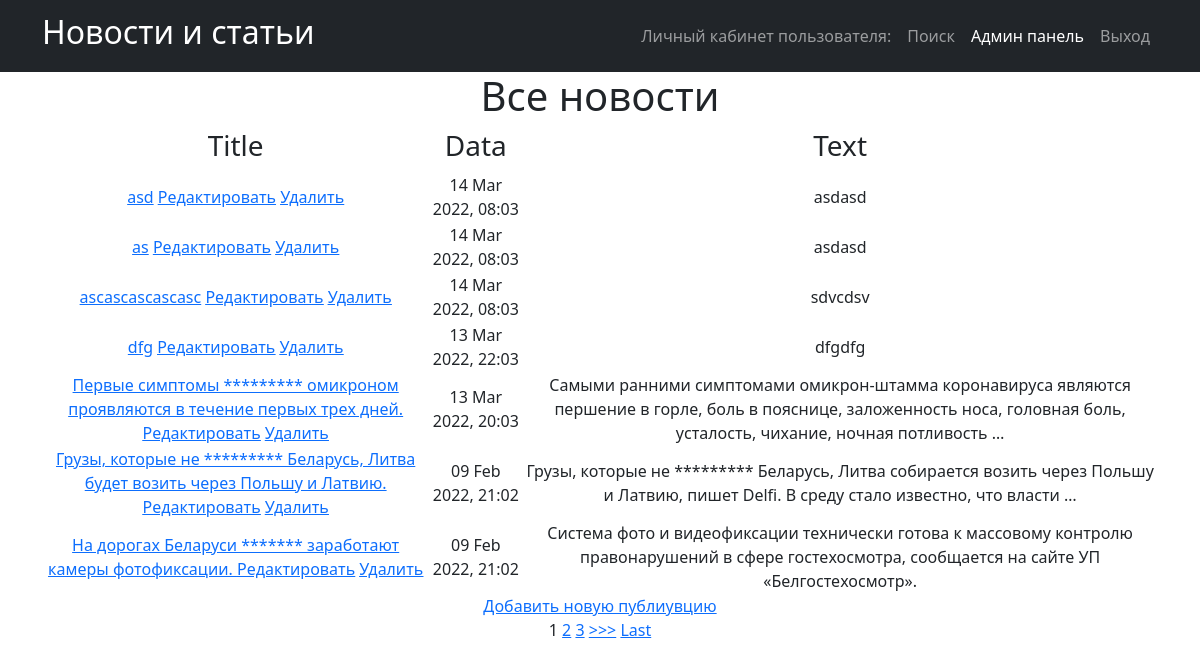
Before: /news/ with the older database file.
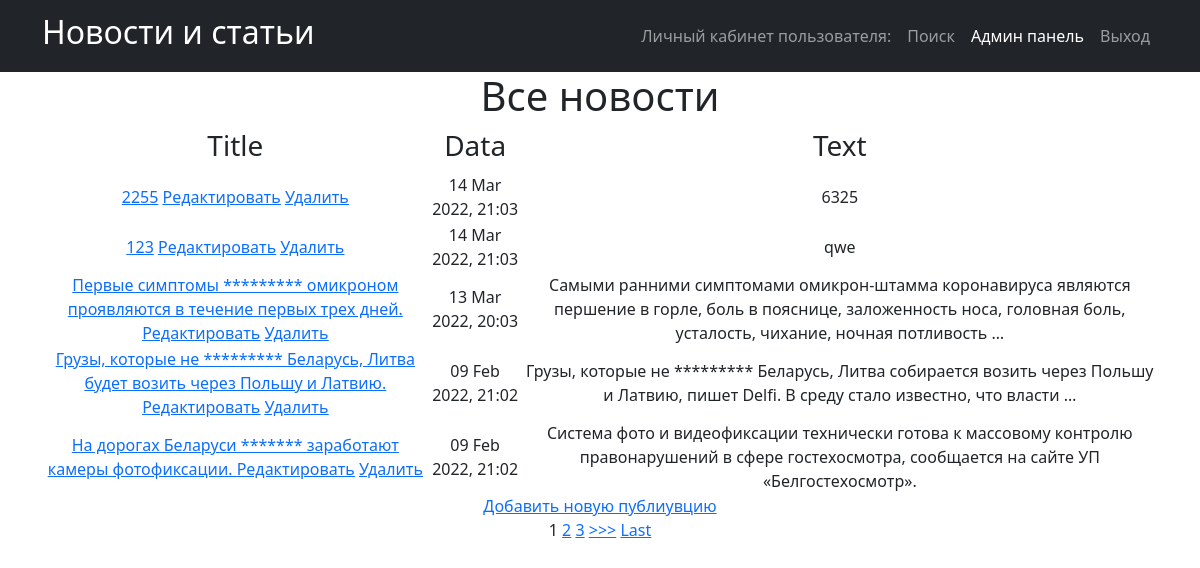
After: the same page with the newer database file.
### news_portal/models.py (models this page shows, shortened)
class Post(models.Model):
    PostAuthor = models.ForeignKey(Author, on_delete=models.CASCADE)
    NEWS = 'NW'
    ARTICLE = 'AR'
    CATEGORIES = [
        ('NW', 'Новость'),
        ('AR', 'Статья')
    ]
    categoryType = models.CharField(max_length=2, choices=CATEGORIES)
    pubData = models.DateTimeField('дата добавления', auto_now_add=True)
    postCategory = models.ManyToManyField(Category, through='postCategory')
    postTitle = models.CharField('название публикации', max_length=255)
    postText = models.TextField('текст публикации')
    postRating = models.SmallIntegerField('рейтинг публикации', default=0)

### news_portal/views.py (the view, shortened to what this page needs)
# urls.py: path('', PostList.as_view()),
class PostList(ListView):
    model = Post
    template_name = 'news.html'
    context_object_name = 'news'
    queryset = Post.objects.order_by('-id')
    paginate_by = 1
    form_class = PostForm
    def get_context_data(self, **kwargs):
        context = super().get_context_data(**kwargs)
        context['filter'] = News_filter(self.request.GET, queryset=self.get_queryset())
        return context

### news_portal/templatetags/censor.py (called while the page is built)
@register.filter(name='censor')
def censor(value):
    text = value.split()
    for word in text:
        if word.lower() in CENSOR:
            value = value.replace(word, '*' * len(word))
    return value

### templates/news.html (shortened to what this page needs)
{% extends 'flatpages/default.html' %}
{% load censor %}
{% block content %}
<h1>Все новости</h1>
    {% if news %}
    <table>
        <tr>
            <td>
                <h3>Title</h3>
            </td>
            <td>
                <h3>Data</h3>
            </td>
            <td>
                <h3>Text</h3>
            </td>
            </tr>
            {% for new in filter.qs %}
            <tr>
            <td>
               <a href="{% url 'post_detail' new.id %}">{{ new.postTitle|censor }}</a>
                <a href="{% url 'post_update' new.id %}"><u>Редактировать</u></a>
                  <a href="{% url 'post_delete' new.id %}"><u> Удалить </u></a>
            </td>
            <td>
                {{ new.pubData|date:'d M Y, H:m' }}
            </td>
            <td>
                {{ new.postText|truncatewords:20|censor }}
            </td>
        </tr>
        {% endfor %}
    </table>
<a href="{% url 'post_create' %}">Добавить новую публиувцию</a> <br>
{% if is_paginated %}
    {% for num in page_obj.paginator.page_range %}
        {% if page_obj.number == num %}
            <a>{{ num }}</a>
        {% elif num > page_obj.number|add:'-3' and num < page_obj.number|add:'3' %}
            <a href="?page={{ num }}">{{ num }}</a>
        {% endif %}
    {% endfor %}
    {% if page_obj.has_next %}
        <a href="?page={{ page_obj.next_page_number }}">>>></a>
        <a href="?page={{ page_obj.paginator.num_pages }}">Last</a>
    {% endif %}
{% endif %}
    {% else %}
    <h2> Новостей нет! </h2>
    {% endif%}
{% endblock content %}

### templates/flatpages/default.html (shortened to what this page needs)
<!DOCTYPE html>
<html lang="en">
    <head>
        {% load static %}
        <link href="{% static 'css/styles.css' %}" rel="stylesheet" />
    </head>
    <body>
        <nav class="navbar navbar-expand-lg navbar-dark bg-dark">
            <div class="container">
                <a class="navbar-brand" href=/news/><h2>Новости и статьи</h2></a>
                <div class="collapse navbar-collapse" id="navbarSupportedContent">
                    <ul class="navbar-nav ms-auto mb-2 mb-lg-0">
                        <li class="nav-item"><a class="nav-link" href=http://127.0.0.1:8000>Личный кабинет пользователя: {{request.user.username}}</a></li>
                        <li class="nav-item"><a class="nav-link" href=/news/search/>Поиск</a></li>
                        <li class="nav-item"><a class="nav-link active" aria-current="page" href=/admin/>Админ панель</a></li>
                        <li class="nav-item"><a class="nav-link" href=/sign/logout/>Выход</a></li>
                            </ul>
                </div>
            </div>
        </nav>
        <div class="container">
           <div class="row">
               <div class="col-lg-12 text-center">
                   {% block content %}{% endblock content %}
               </div>
           </div>
        </div>
    </body>
</html>

Changed rows visible on the page:
removed Post: postTitle|censor "asd", pubData "14 Mar 2022, 08:03", postText|censor "asdasd"
removed Post: postTitle|censor "as", pubData "14 Mar 2022, 08:03", postText|censor "asdasd"
removed Post: postTitle|censor "ascascascascasc", pubData "14 Mar 2022, 08:03", postText|censor "sdvcdsv"
removed Post: postTitle|censor "dfg", pubData "13 Mar 2022, 22:03", postText|censor "dfgdfg"
added Post: postTitle|censor "2255", pubData "14 Mar 2022, 21:03", postText|censor "6325"
added Post: postTitle|censor "123", pubData "14 Mar 2022, 21:03", postText|censor "qwe"
